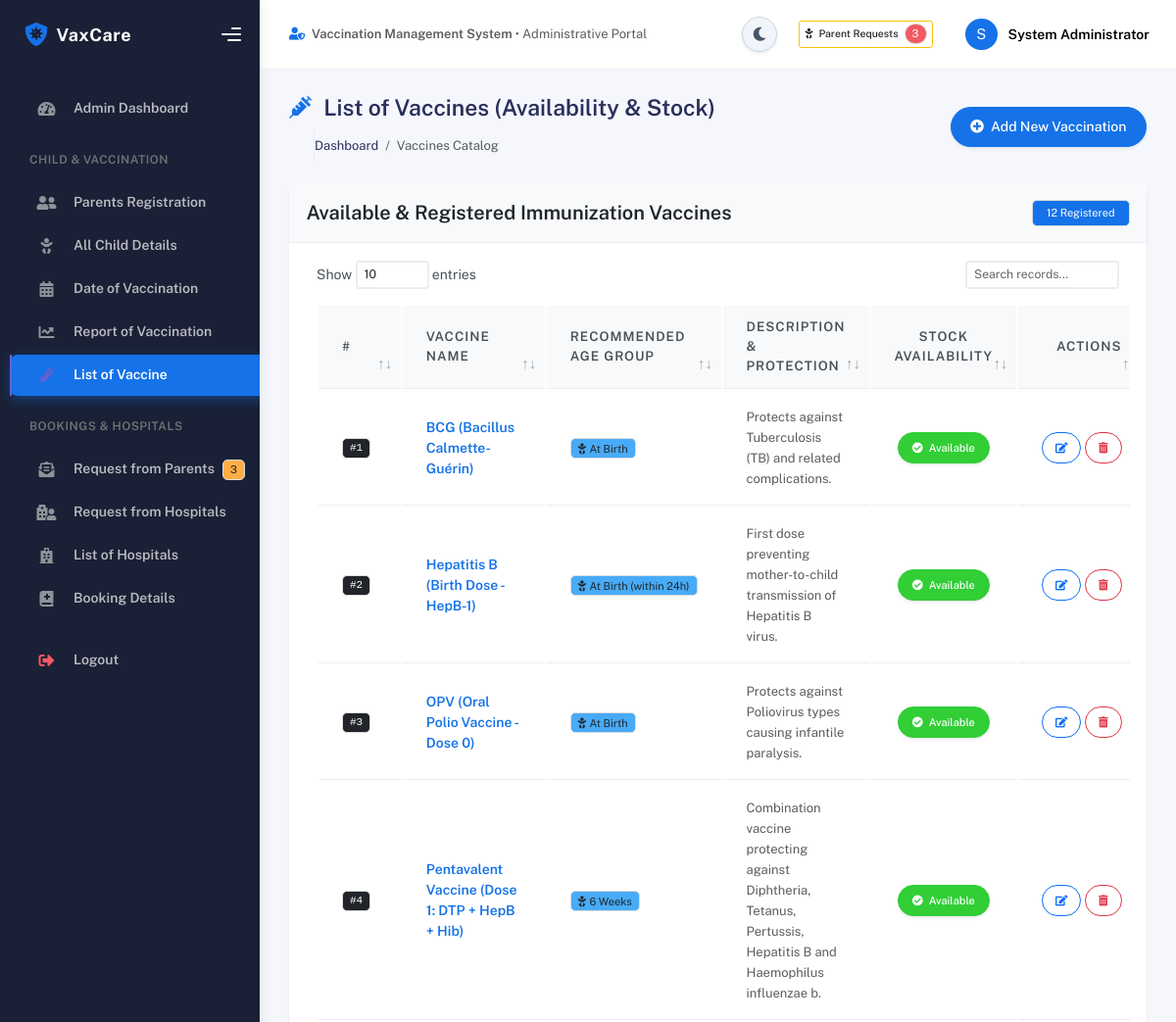
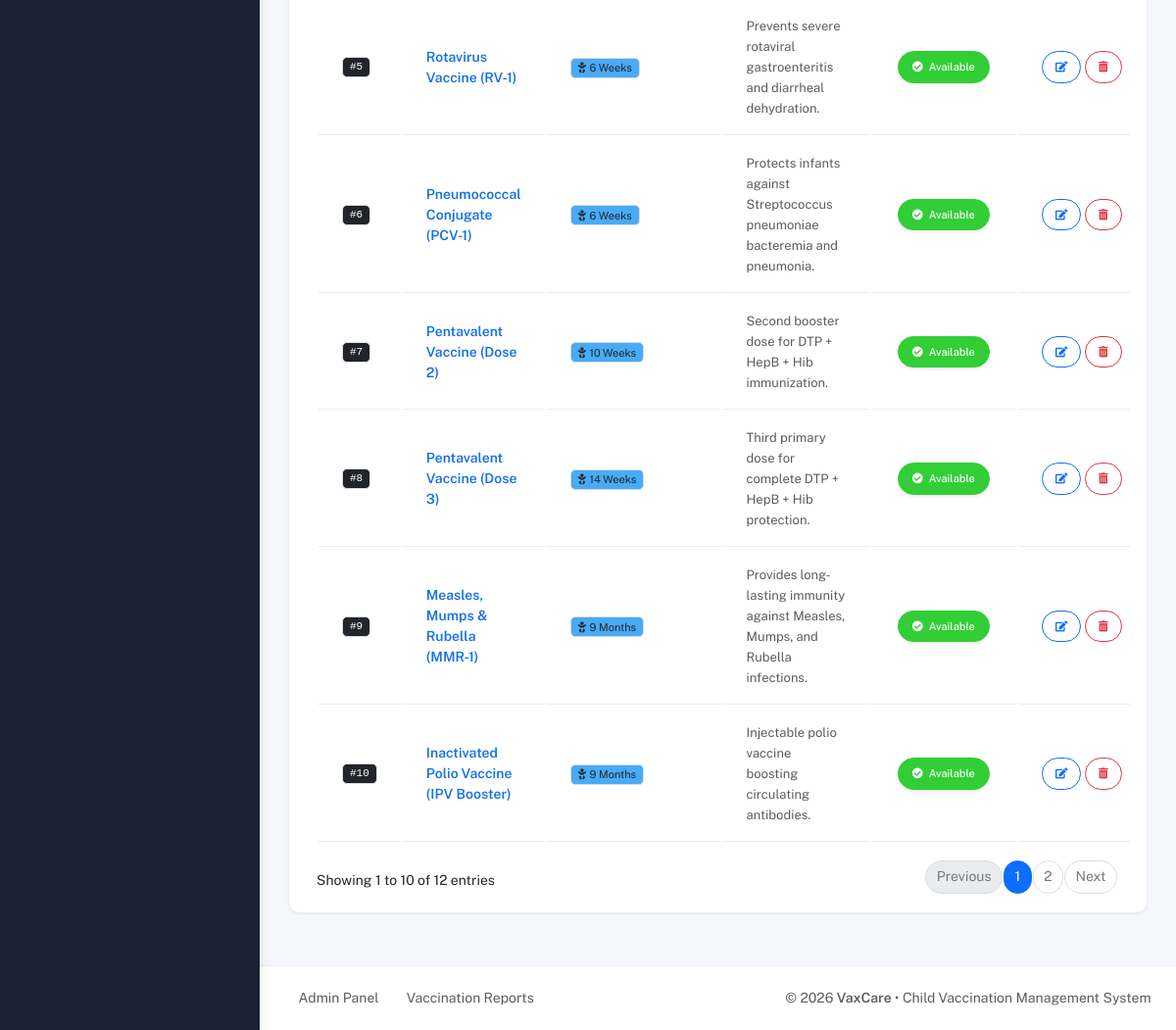
/admin/vaccines.php (signed in), run on the app's committed database (2 pictures, top to bottom).
### tables this page shows
CREATE TABLE vaccines (
    vaccine_id INT AUTO_INCREMENT PRIMARY KEY,
    vaccine_name VARCHAR(150) NOT NULL,
    description TEXT,
    age_group VARCHAR(100),
    stock_status ENUM('Available', 'Unavailable') DEFAULT 'Available'
);

### admin/vaccines.php (the view, shortened to what this page needs)
<?php
require_once __DIR__ . '/../config/auth.php';
$vaccines = [];
if ($pdo) {
    try {
        $vaccines = $pdo->query("SELECT * FROM vaccines ORDER BY vaccine_id ASC")->fetchAll();
    } catch (Exception $e) {
        setFlash('error', 'Error fetching vaccines: ' . $e->getMessage());
    }
}
require_once __DIR__ . '/../includes/header.php';
require_once __DIR__ . '/../includes/sidebar.php';
?>
<div class="main-panel">
    <?php require_once __DIR__ . '/../includes/navbar.php'; ?>
    <div class="container">
        <div class="page-inner">
            <div class="page-header d-flex justify-content-between align-items-center mb-4">
                <div>
                    <h3 class="fw-bold mb-1"><i class="fas fa-syringe text-primary me-2"></i> List of Vaccines (Availability & Stock)</h3>
                    <ul class="breadcrumbs mb-0 ps-0 list-unstyled d-flex gap-2 text-muted small">
                        <li><a href="index.php" class="text-decoration-none">Dashboard</a></li>
                        <li>/</li>
                        <li class="active">Vaccines Catalog</li>
                    </ul>
                </div>
                <div>
                    <button type="button" class="btn btn-primary btn-round shadow-sm" data-bs-toggle="modal" data-bs-target="#addVaccineModal">
                        <i class="fas fa-plus-circle me-1"></i> Add New Vaccination
                    </button>
                </div>
            </div>
            <div class="card card-round shadow-sm">
                <div class="card-header bg-light d-flex justify-content-between align-items-center">
                    <div class="card-title text-dark">Available & Registered Immunization Vaccines</div>
                    <span class="badge bg-primary px-3 py-2"><?= count($vaccines) ?> Registered</span>
                </div>
                <div class="card-body">
                    <div class="table-responsive">
                        <table class="table table-hover datatable-custom align-middle">
                            <thead>
                                <tr>
                                    <th style="width: 60px;">#</th>
                                    <th>Vaccine Name</th>
                                    <th>Recommended Age Group</th>
                                    <th>Description & Protection</th>
                                    <th class="text-center" style="width: 170px;">Stock Availability</th>
                                    <th class="text-end" style="width: 130px;">Actions</th>
                                </tr>
                            </thead>
                            <tbody>
                                <?php if (!empty($vaccines)): ?>
                                    <?php foreach ($vaccines as $index => $v): ?>
                                        <tr>
                                            <td class="fw-bold font-monospace"><span class="badge bg-dark">#<?= $v['vaccine_id'] ?></span></td>
                                            <td>
                                                <div class="fw-bold text-primary fs-6"><?= htmlspecialchars($v['vaccine_name']) ?></div>
                                            </td>
                                            <td>
                                                <span class="badge bg-info text-dark px-2 py-1">
                                                    <i class="fas fa-baby me-1"></i><?= htmlspecialchars($v['age_group']) ?>
                                                </span>
                                            </td>
                                            <td style="max-width: 350px;">
                                                <small class="text-muted"><?= htmlspecialchars($v['description'] ?: 'Standard child immunization dose.') ?></small>
                                            </td>
                                            <td class="text-center">
                                                <form method="POST" action="vaccines.php" class="d-inline">
                                                    <?php if ($v['stock_status'] === 'Available'): ?>
                                                        <button type="submit" class="btn btn-sm btn-success rounded-pill px-3 shadow-sm" data-bs-toggle="tooltip" title="Click to mark as Unavailable">
                                                            <i class="fas fa-check-circle me-1"></i> Available
                                                        </button>
                                                    <?php else: ?>
                                                        <button type="submit" class="btn btn-sm btn-danger rounded-pill px-3 shadow-sm" data-bs-toggle="tooltip" title="Click to mark as Available">
                                                            <i class="fas fa-times-circle me-1"></i> Unavailable
                                                        </button>
                                                    <?php endif; ?>
                                                </form>
                                            </td>
                                            <td class="text-end">
                                                <div class="btn-group">
                                                    <button type="button" class="btn btn-sm btn-outline-primary btn-round"
                                                            data-bs-toggle="modal"
                                                            data-bs-target="#editVaccineModal"
                                                            data-id="<?= $v['vaccine_id'] ?>"
                                                            data-name="<?= htmlspecialchars($v['vaccine_name'], ENT_QUOTES) ?>"
                                                            data-age="<?= htmlspecialchars($v['age_group'], ENT_QUOTES) ?>"
                                                            data-desc="<?= htmlspecialchars($v['description'], ENT_QUOTES) ?>"
                                                            data-status="<?= $v['stock_status'] ?>"
                                                            title="Edit Details">
                                                        <i class="fas fa-edit"></i>
                                                    </button>
                                                    <button type="button" class="btn btn-sm btn-outline-danger btn-round ms-1"
                                                            data-bs-toggle="modal"
                                                            data-bs-target="#deleteVaccineModal"
                                                            data-id="<?= $v['vaccine_id'] ?>"
                                                            data-name="<?= htmlspecialchars($v['vaccine_name'], ENT_QUOTES) ?>"
                                                            title="Delete">
                                                        <i class="fas fa-trash-alt"></i>
                                                    </button>
                                                </div>
                                            </td>
                                        </tr>
                                    <?php endforeach; ?>
                                <?php else: ?>
                                    <tr>
                                        <td colspan="6" class="text-center text-muted py-4">No vaccines found in catalog.</td>
                                    </tr>
                                <?php endif; ?>
                            </tbody>
                        </table>
                    </div>
                </div>
            </div>
        </div>
    </div>
<?php require_once __DIR__ . '/../includes/footer.php'; ?>

### includes/header.php (style rules this page uses)
.table th { font-weight: 600; color: #495057; background-color: #f8f9fa; }
.table-hover tbody tr { transition: background-color 0.2s ease; }

### data on the page
vaccines: vaccine_id "1", vaccine_name "BCG (Bacillus Calmette-Guérin)", age_group "At Birth", description "Protects against Tuberculosis (TB) and related complications.", stock_status "Available" (drawn)
vaccines: vaccine_id "2", vaccine_name "Hepatitis B (Birth Dose - HepB-1)", age_group "At Birth (within 24h)", description "First dose preventing mother-to-child transmission of Hepatitis B virus.", stock_status "Available" (drawn)
vaccines: vaccine_id "3", vaccine_name "OPV (Oral Polio Vaccine - Dose 0)", age_group "At Birth", description "Protects against Poliovirus types causing infantile paralysis.", stock_status "Available" (drawn)
vaccines: vaccine_id "4", vaccine_name "Pentavalent Vaccine (Dose 1: DTP + HepB + Hib)", age_group "6 Weeks", description "Combination vaccine protecting against Diphtheria, Tetanus, Pertussis, Hepatitis B and Haemophilus influenzae b.", stock_status "Available" (drawn)
vaccines: vaccine_id "5", vaccine_name "Rotavirus Vaccine (RV-1)", age_group "6 Weeks", description "Prevents severe rotaviral gastroenteritis and diarrheal dehydration.", stock_status "Available" (drawn)
vaccines: vaccine_id "6", vaccine_name "Pneumococcal Conjugate (PCV-1)", age_group "6 Weeks", description "Protects infants against Streptococcus pneumoniae bacteremia and pneumonia.", stock_status "Available" (drawn)
vaccines: vaccine_id "7", vaccine_name "Pentavalent Vaccine (Dose 2)", age_group "10 Weeks", description "Second booster dose for DTP + HepB + Hib immunization.", stock_status "Available" (drawn)
vaccines: vaccine_id "8", vaccine_name "Pentavalent Vaccine (Dose 3)", age_group "14 Weeks", description "Third primary dose for complete DTP + HepB + Hib protection.", stock_status "Available" (drawn)
vaccines: vaccine_id "9", vaccine_name "Measles, Mumps & Rubella (MMR-1)", age_group "9 Months", description "Provides long-lasting immunity against Measles, Mumps, and Rubella infections.", stock_status "Available" (drawn)
vaccines: vaccine_id "10", vaccine_name "Inactivated Polio Vaccine (IPV Booster)", age_group "9 Months", description "Injectable polio vaccine boosting circulating antibodies.", stock_status "Available" (drawn)

### other printed values
$pendingRequestsCount "3"
substr($currentAdmin['name'] ?? 'A', 0, 1) "S"
$currentAdmin['name'] "System Administrator"
count($vaccines) "12"
